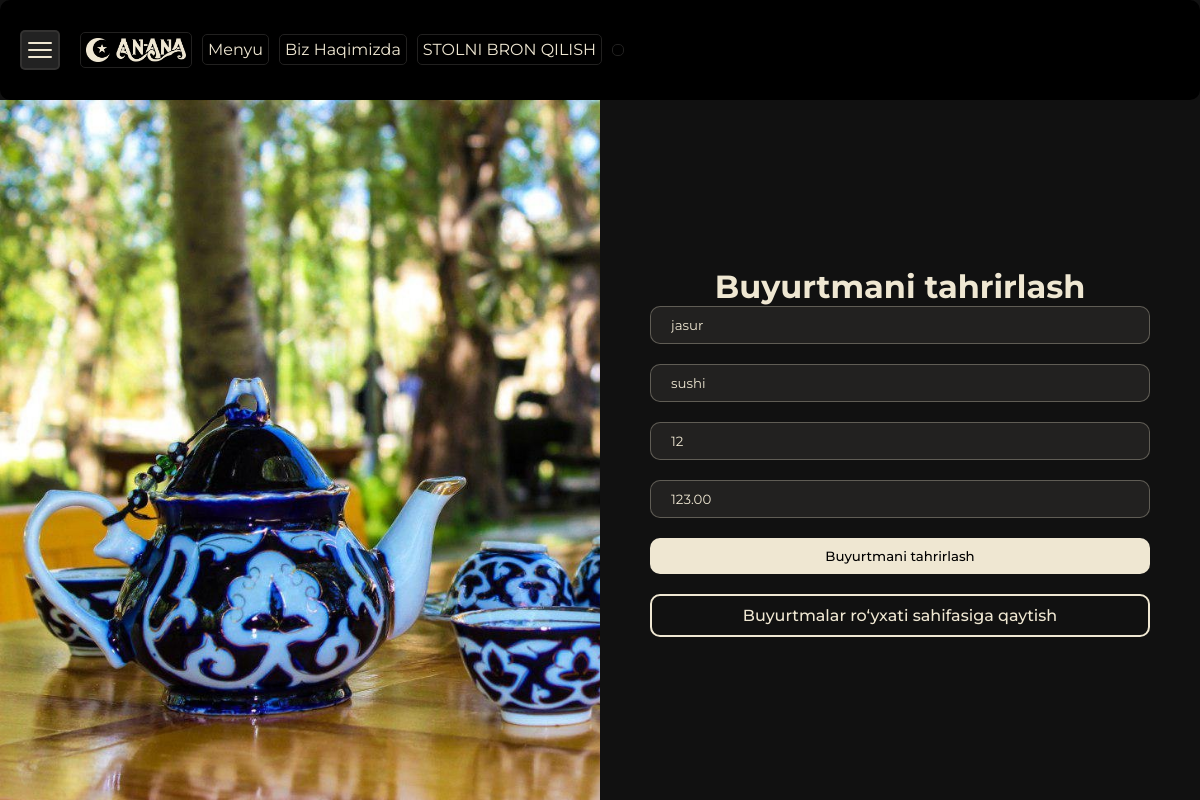
Page /api/orders/4/edit/ on the committed database.
### menu/models.py (models this page shows, shortened)
class Order(models.Model):
    customer_name = models.CharField(max_length=100)
    product_name = models.CharField(max_length=100)
    quantity = models.PositiveIntegerField()
    price = models.DecimalField(max_digits=10, decimal_places=2)
    order_date = models.DateTimeField(auto_now_add=True)
    author_of_order = models.ForeignKey(User, on_delete=models.CASCADE)

### menu/views.py (the view)
# urls.py: path('orders/<int:pk>/edit/', order_edit_view, name='order-edit-view'),
def order_edit_view(request, pk):
    order = get_object_or_404(Order, pk=pk)
    if request.method == "POST":
        form = OrderForm(request.POST, instance=order)
        if form.is_valid():
            form.save()
            return redirect('myorders')
    else:
        form = OrderForm(instance=order)
    return render(request, 'menu/order_form.html', {'form': form, 'edit': True})

### menu/forms.py
class OrderForm(forms.ModelForm):
    class Meta:
        model = Order
        fields = ['customer_name', 'product_name', 'quantity', 'price']
    def __init__(self, *args, **kwargs):
        super().__init__(*args, **kwargs)
        self.fields['customer_name'].widget.attrs.update({'placeholder': 'Mijoz nomi'})
        self.fields['product_name'].widget.attrs.update({'placeholder': 'Mahsulot nomi'})
        self.fields['quantity'].widget.attrs.update({'placeholder': 'Miqdori'})
        self.fields['price'].widget.attrs.update({'placeholder': 'Narxi'})

### menu/templates/menu/order_form.html (shortened to what this page needs)
{% extends "base.html" %}
{% load static %}
{% block css %}
<link rel="stylesheet" href="{% static 'css/order_form.css' %}">
{% endblock css %}
{% block content %}
<div class="order-form-wrapper">
<div class="left">
</div>
<div class="right">
    <h1>{% if edit %}Buyurtmani tahrirlash{% else %}Buyurtma yaratish{% endif %}</h1>
    <form method="post">
        {{ form.as_p }}
        <button class="white-btn" type="submit">{% if edit %}Buyurtmani tahrirlash{% else %}Buyurtma yaratish{% endif %}</button>
        <a class="border-btn" href="{% url 'myorders' %}">Buyurtmalar roʻyxati sahifasiga qaytish</a>
    </form>
</div>
</div>
{% endblock content %}

### static/css/navbar.css (style rules this page uses)
* { padding: 0; margin: 0; box-sizing: border-box; font-family: "Montserrat", sans-serif; color: #EFE7D2; }
a { text-decoration: none; }
button { cursor: pointer; }
.border-btn { padding: 10px 20px; background-color: transparent; color: #EFE7D2; border: 2px solid #EFE7D2; font-family: "Montserrat", sans-serif; border-radius: 10px; font-weight: 500; }
.white-btn { padding: 10px 20px; background-color: #EFE7D2; color: #000; font-family: "Montserrat", sans-serif; border-radius: 10px; font-weight: 500; border: none; outline: none; }

### static/css/home.css (style rules this page uses)
* { padding: 0; margin: 0; box-sizing: border-box; font-family: "Montserrat", sans-serif; color: #EFE7D2; }
a { text-decoration: none; }
button { cursor: pointer; }
.border-btn { padding: 10px 20px; background-color: transparent; color: #EFE7D2; border: 2px solid #EFE7D2; font-family: "Montserrat", sans-serif; border-radius: 10px; font-weight: 500; }
.white-btn { padding: 10px 20px; background-color: #EFE7D2; color: #000; font-family: "Montserrat", sans-serif; border-radius: 10px; font-weight: 500; border: none; outline: none; }

### static/css/profile.css (style rules this page uses)
* { padding: 0; margin: 0; box-sizing: border-box; font-family: "Montserrat", sans-serif; color: #EFE7D2; }
a { text-decoration: none; }
button { cursor: pointer; }
.border-btn { padding: 10px 20px; background-color: transparent; color: #EFE7D2; border: 2px solid #EFE7D2; font-family: "Montserrat", sans-serif; border-radius: 10px; font-weight: 500; }
.white-btn { padding: 10px 20px; background-color: #EFE7D2; color: #000; font-family: "Montserrat", sans-serif; border-radius: 10px; font-weight: 500; border: none; outline: none; }

### static/css/order_form.css (style rules this page uses)
* { padding: 0; margin: 0; box-sizing: border-box; font-family: "Montserrat", sans-serif; color: #EFE7D2; }
a { text-decoration: none; }
button { cursor: pointer; }
.border-btn { padding: 10px 20px; background-color: transparent; color: #EFE7D2; border: 2px solid #EFE7D2; font-family: "Montserrat", sans-serif; border-radius: 10px; font-weight: 500; }
.white-btn { padding: 10px 20px; background-color: #EFE7D2; color: #000; font-family: "Montserrat", sans-serif; border-radius: 10px; font-weight: 500; border: none; outline: none; }
.order-form-wrapper .right form p input { width: 100%; background-color: #222120; padding: 10px 20px; border-radius: 10px; border: 1px solid var(--border-default, rgba(239, 231, 210, 0.301)); outline: none; color: #EFE7D2; }
.order-form-wrapper .right form p input::placeholder { color: #807d71; }
.order-form-wrapper { width: 100%; height: 88vh; display: grid; grid-template-columns: 1fr 1fr; }
.order-form-wrapper .left { background-repeat: no-repeat; background-size: cover; }
.order-form-wrapper .right { display: flex; flex-direction: column; justify-content: center; align-items: center; }
.order-form-wrapper .right form { width: 500px; display: flex; flex-direction: column; gap: 20px; }
.order-form-wrapper .right a { width: 100%; text-align: center; }

### rows in the picture
Order: customer_name "jasur", product_name "sushi", quantity "12", price "123.00"
